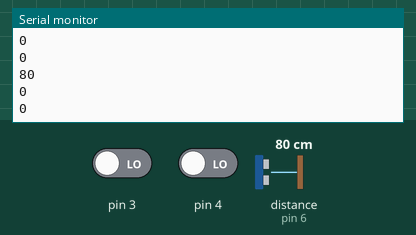
Bench run of a sketch on a simulated Arduino Uno, built with avr-gcc and run on an emulated ATmega328P. On the bench: the last lines printed to the serial monitor. Inputs (shaded band) come from the test bench; at power-on: distance to the obstacle (sensor on pin 6) 80 cm, pin 3 LOW, pin 4 LOW. The echo pulse lasts 58.3 µs per cm.

Above: at 1.2 s.
1.3 s: distance to the obstacle (sensor on pin 6) set to 2 cm
At 1.38 s:
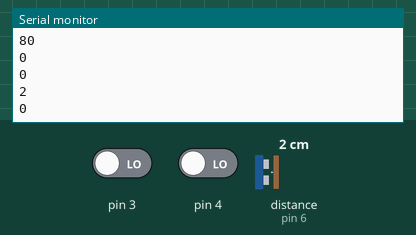
2.8 s: pin 3 driven HIGH
At 2.9 s:
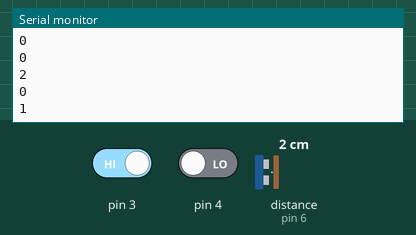
4.3 s: distance to the obstacle (sensor on pin 6) set to 4 cm
At 4.31 s:
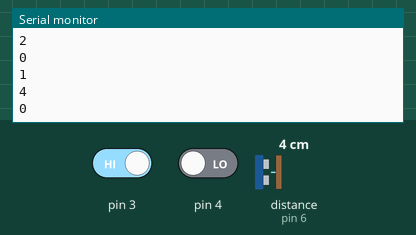
5.8 s: distance to the obstacle (sensor on pin 6) set to 299 cm
At 5.84 s:
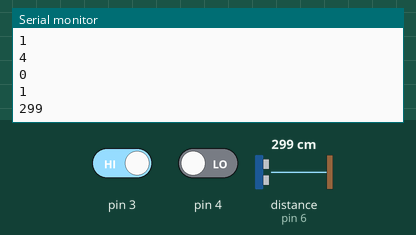
Timing chart, 0 to 8.8 s (numbered marks = the images above; inputs shaded):
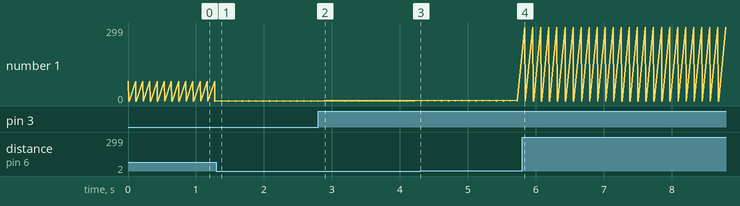

The sketch:

Serial.ino
```cpp
// Ultrasonic - Library for HR-SC04 Ultrasonic Ranging Module.
// Rev.4 (06/2012)
// J.Rodrigo ( www.jrodrigo.net )
// more info at www.ardublog.com

#include <Ultrasonic.h>

Ultrasonic ultrasonic(5,6); // (Trig PIN,Echo PIN)

void setup() {
  Serial.begin(9600);
pinMode(4,INPUT);
pinMode(3,INPUT);
}

void loop()
{
  Serial.print(ultrasonic.Ranging(CM)); // CM or INC
//Serial.println(" cm" );
  Serial.println(" " );
  int val = digitalRead(4);
  Serial.print(val);
  Serial.println(" " );
  int val2 = digitalRead(3);
  Serial.print(val2);
 Serial.println(" " );
  delay(100);
}
```

Measured:
- after the input at 1.3 s, the serial monitor: prints a new line after 0.07 s (image 1)
- after the input at 2.8 s, the serial monitor: prints a new line after 0.10 s (image 2)
- after the input at 4.3 s, the serial monitor: prints a new line at once (image 3)
- after the input at 5.8 s, the serial monitor: prints a new line at once (image 4)
- plotted number 1: 0 → 1 after the input at 2.8 s
